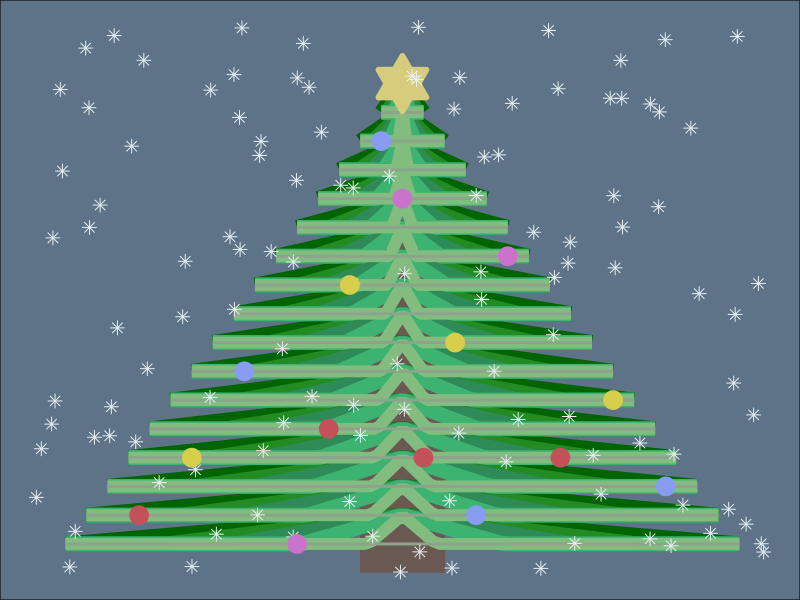

The R source for this figure:
library(ggplot2)

layers1 <- data.frame()
layers2 <- data.frame()
layers3 <- data.frame()
layers4 <- data.frame()
layers5 <- data.frame()
layers6 <- data.frame()

num_layers <- 16

triangle1 <- function(x, peak, width) {
  y <- pmax(0, 1 - abs(x - peak) / width)
  return(y)
}

for (i in 1:num_layers) {

  width <- 2 * (num_layers - i + 1) 

  x <- seq(-width, width, length.out = 100)
  
  y1 <- triangle1(x, peak = 0, width = width) + i
  
  width2 <- width * 0.7 
  y2 <- triangle1(x, peak = 0, width = width2) + i 
  
  width3 <- width * 0.5 
  y3 <- triangle1(x, peak = 0, width = width3) + i 
  
  width4 <- width * 0.3 
  y4 <- triangle1(x, peak = 0, width = width4) + i
  
  width5 <- width * 0.1 
  y5 <- triangle1(x, peak = 0, width = width5) + i 
  
  width6 <- width * 0.01 
  y6 <- triangle1(x, peak = 0, width = width6) + i

  layers1 <- rbind(layers1, data.frame(x = x, y = y1, group = i))
  layers2 <- rbind(layers2, data.frame(x = x, y = y2, group = i))
  layers3 <- rbind(layers3, data.frame(x = x, y = y3, group = i))
  layers4 <- rbind(layers4, data.frame(x = x, y = y4, group = i))
  layers5 <- rbind(layers5, data.frame(x = x, y = y5, group = i))
  layers6 <- rbind(layers6, data.frame(x = x, y = y6, group = i))
}

set.seed(2004)
snieg <- data.frame(
  x = runif(120, -35, 35),
  y = runif(120, 0, 19)
)

gwiazdka <- data.frame(x = 0, y = 17)

swiatelka <- data.frame(
  x = c(-25, -20, -15, -10,-7, -5, -2, 0, 2, 5,7, 10, 15, 20, 25),
  y = c(2, 4, 7, 1, 5, 10, 15, 13, 4, 8, 2, 11, 4, 6, 3),
  color = rep(c("#C45159", "#D7CE4B", "#889DF1", "#CA72CC"), length.out = 15)
)

# Dane dla pnia
pien <- data.frame(
  x = c(-4, -4, 4, 4),
  y = c(0, 12, 12, 0)
)

# Tworzenie wykresu
plot <- ggplot() +
  geom_polygon(data = pien, aes(x = x, y = y), fill = "#6A5952") +
  # Rysowanie warstw jako krzywych Gaussa
  geom_line(data = layers1, aes(x = x, y = y, group = group),
            color = "#006400", size = 5) +
  geom_line(data = layers2, aes(x = x, y = y, group = group),
            color = "#228B22", size = 5) +
  geom_line(data = layers3, aes(x = x, y = y, group = group),
            color = "#2E8B57", size = 5) +
  geom_line(data = layers4, aes(x = x, y = y, group = group),
            color = "#3CB371", size = 5) +
  geom_line(data = layers5, aes(x = x, y = y, group = group),
            color = "#82BD7F", size = 4) +
  geom_line(data = layers6, aes(x = x, y = y, group = group),
            color = "#8DA38C", size = 1) +
  geom_point(data = gwiazdka, aes(x = x, y = y), color = "#D7CB7C", size = 10, shape = 24, stroke = 3, fill = "#D7CB7C") +
  geom_point(data = gwiazdka, aes(x = x, y = y), color = "#D7CB7C", size = 10, shape = 25, stroke = 3, fill = "#D7CB7C") +
  geom_point(data = snieg, aes(x = x, y = y), color = "#E8F1F4", size = 3, shape = 8) +
  geom_point(data = swiatelka, aes(x = x, y = y, color = color), size = 6) +
  scale_color_manual(values = c("#C45159" = "#C45159", "#D7CE4B" = "#D7CE4B", "#889DF1" = "#889DF1", "#CA72CC" = "#CA72CC")) +
  theme_void() +
  theme(legend.position = 'none',
        panel.background = element_rect(fill = "#5E7387"))

ggsave("choinka_twd.png", plot = plot, width = 8, height = 10)